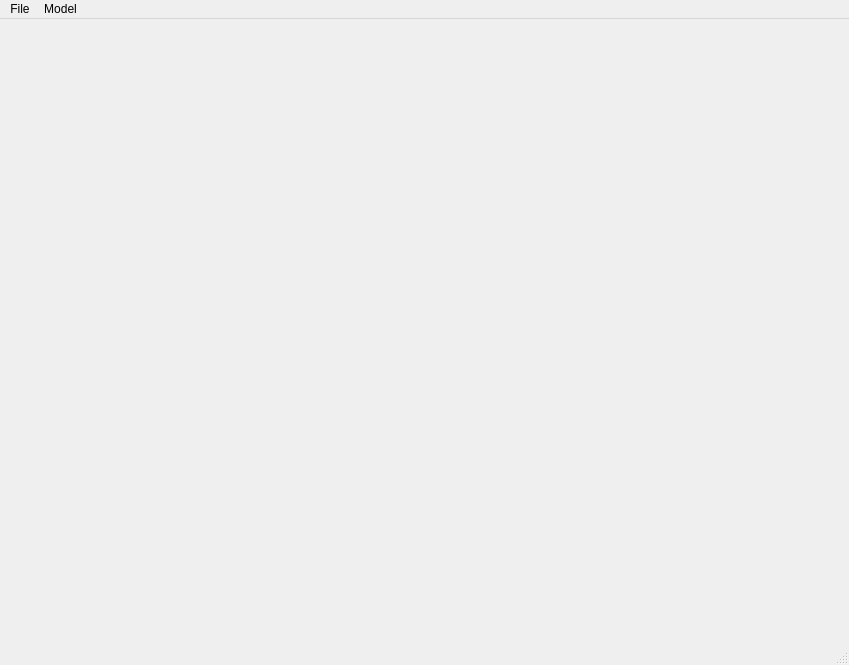
<?xml version="1.0" encoding="UTF-8"?>
<ui version="4.0">
 <class>MainWindow</class>
 <widget class="QMainWindow" name="MainWindow">
  <property name="geometry">
   <rect>
    <x>0</x>
    <y>0</y>
    <width>849</width>
    <height>665</height>
   </rect>
  </property>
  <property name="windowTitle">
   <string>MainWindow</string>
  </property>
  <widget class="QWidget" name="centralWidget"/>
  <widget class="QMenuBar" name="menuBar">
   <property name="geometry">
    <rect>
     <x>0</x>
     <y>0</y>
     <width>849</width>
     <height>22</height>
    </rect>
   </property>
   <widget class="QMenu" name="menuFile">
    <property name="title">
     <string>File</string>
    </property>
    <addaction name="actionOpen"/>
   </widget>
   <widget class="QMenu" name="menuModel">
    <property name="title">
     <string>Model</string>
    </property>
    <addaction name="actionNone"/>
    <addaction name="actionDeeplabV3"/>
   </widget>
   <addaction name="menuFile"/>
   <addaction name="menuModel"/>
  </widget>
  <widget class="QStatusBar" name="statusBar"/>
  <action name="actionOpen">
   <property name="text">
    <string>Open</string>
   </property>
  </action>
  <action name="actionNone">
   <property name="text">
    <string>None</string>
   </property>
  </action>
  <action name="actionDeeplabV3">
   <property name="text">
    <string>DeeplabV3</string>
   </property>
  </action>
 </widget>
 <layoutdefault spacing="6" margin="11"/>
 <resources/>
 <connections/>
</ui>
